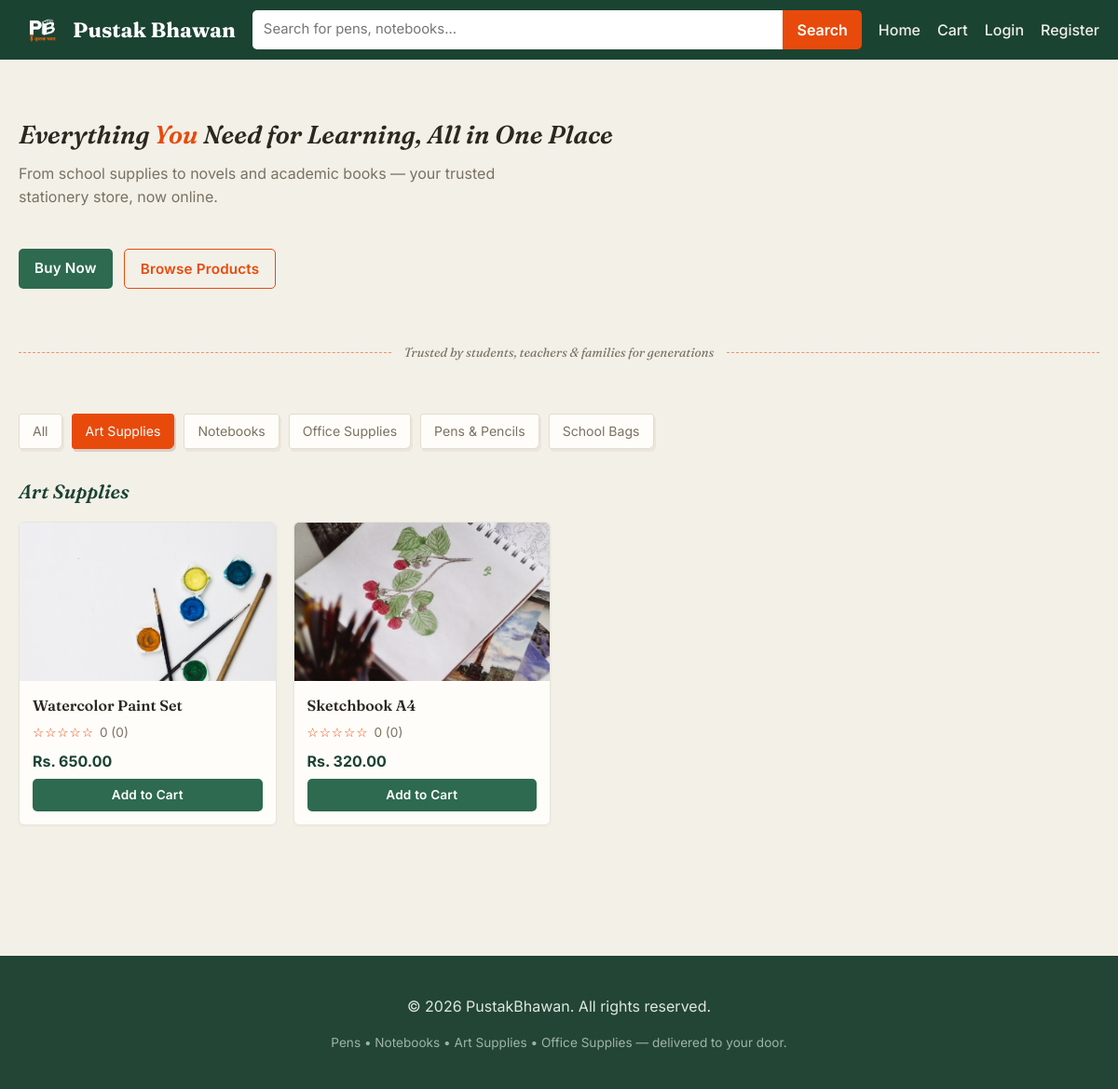
/index.php?category=3, run on the app's committed database.
### tables this page shows
CREATE TABLE categories (
    id INT AUTO_INCREMENT PRIMARY KEY,
    name VARCHAR(100) NOT NULL
);

CREATE TABLE products (
    id INT AUTO_INCREMENT PRIMARY KEY,
    category_id INT,
    name VARCHAR(150) NOT NULL,
    description TEXT,
    price DECIMAL(10,2) NOT NULL,
    stock INT DEFAULT 0,
    image VARCHAR(255) DEFAULT 'no-image.png',
    created_at TIMESTAMP DEFAULT CURRENT_TIMESTAMP,
    FOREIGN KEY (category_id) REFERENCES categories(id) ON DELETE SET NULL
);

### index.php (the view, shortened to what this page needs)
<?php
require 'config.php';
require 'functions.php';
$search     = trim($_GET['q'] ?? '');
$categoryId = isset($_GET['category']) ? (int)$_GET['category'] : 0;
$categories = $conn->query("SELECT * FROM categories ORDER BY name")->fetch_all(MYSQLI_ASSOC);
$sql = "SELECT p.*, COALESCE(AVG(r.rating),0) AS avg_rating, COUNT(r.id) AS review_count
        FROM products p
        LEFT JOIN reviews r ON r.product_id = p.id
        WHERE 1=1 ";
$types = '';
$params = [];
if ($categoryId > 0) {
    $sql .= " AND p.category_id = ? ";
    $types .= 'i';
    $params[] = $categoryId;
}
$sql .= " GROUP BY p.id ORDER BY p.created_at DESC";
$stmt = $conn->prepare($sql);
if ($types !== '') $stmt->bind_param($types, ...$params);
$stmt->execute();
$products = $stmt->get_result()->fetch_all(MYSQLI_ASSOC);
require 'includes/header.php';
?>
<section class="hero">
  <br>
  <h1>Everything <span class="highlight">You</span> Need for Learning, All in One Place</h1>
  <p>From school supplies to novels and academic books — your trusted stationery store, now online.</p><br>
  <div class="hero-actions">
    <a href="index.php" class="btn btn-primary">Buy Now</a>
    <a href="#all-products" class="btn btn-outline">Browse Products</a>
  </div>
</section>
<p class="divider-caption">Trusted by students, teachers &amp; families for generations</p><br>
<section class="category-bar">
  <a href="index.php" class="chip <?= $categoryId === 0 ? 'active' : '' ?>">All</a>
  <?php foreach ($categories as $cat): ?>
    <a href="index.php?category=<?= $cat['id'] ?>" class="chip <?= $categoryId === (int)$cat['id'] ? 'active' : '' ?>">
      <?= h($cat['name']) ?>
    </a>
  <?php endforeach; ?>
</section>
<section class="product-section" id="all-products">
  <h2>
    <?php if ($search !== ''): ?>
      Search results for "<?= h($search) ?>"
    <?php elseif ($categoryId > 0): ?>
      <?= h($categories[array_search($categoryId, array_column($categories, 'id'))]['name'] ?? 'Products') ?>
    <?php else: ?>
      All Products
    <?php endif; ?>
  </h2>
  <?php if (empty($products)): ?>
    <p class="empty-msg">No products found.</p>
  <?php else: ?>
    <div class="product-grid">
      <?php foreach ($products as $p): ?>
        <?php include 'includes/product_card.php'; ?>
      <?php endforeach; ?>
    </div>
  <?php endif; ?>
</section>
<?php require 'includes/footer.php'; ?>

### includes/product_card.php (shortened to what this page needs)
<?php
$rating = round((float)($p['avg_rating'] ?? 0), 1);
$count  = (int)($p['review_count'] ?? 0);
?>
<div class="product-card">
  <a href="product.php?id=<?= $p['id'] ?>" class="product-img-link">
    <img src="uploads/<?= h($p['image']) ?>" alt="<?= h($p['name']) ?>"
         onerror="this.src='https://via.placeholder.com/300x220?text=PustakBhawan'">
  </a>
  <div class="product-info">
    <a href="product.php?id=<?= $p['id'] ?>" class="product-name"><?= h($p['name']) ?></a>
    <div class="product-rating">
      <?= renderStars($rating) ?>
      <span class="rating-text"><?= $rating ?> (<?= $count ?>)</span>
    </div>
    <div class="product-price"><?= money($p['price']) ?></div>
    <form method="post" action="add_to_cart.php">
      <button type="submit" class="btn btn-small" <?= $p['stock'] <= 0 ? 'disabled' : '' ?>>
        <?= $p['stock'] <= 0 ? 'Out of stock' : 'Add to Cart' ?>
      </button>
    </form>
  </div>
</div>

### css/style.css (style rules this page uses)
:root { --primary: #2d6a4f; --primary-dark: #1b4332; --accent: #e84a0c; --accent-light: #d47a5f; --ink: #7c4a2d; --bg: #f3f0e8; --card-bg: #fffdf9; --text: #2a281f; --muted: #7a7261; --border: #e2ddcd; --danger: #c0392b; --success: #2d6a4f; --radius: 8px; }
* { box-sizing: border-box; }
body { margin: 0; font-family: 'Inter', 'Segoe UI', Roboto, Helvetica, Arial, sans-serif; background: var(--bg); color: var(--text); line-height: 1.55; }
a { color: inherit; text-decoration: none; }
img { max-width: 100%; display: block; }
.hero h1, h2, .logo, .auth-box h1, .product-detail-info h1 { font-family: 'Fraunces', Georgia, serif; }
.hero { background: transparent; color: var(--text); padding: 10px 0 28px; margin-bottom: 4px; }
.hero h1 { margin: 0 0 12px; font-size: 1.7rem; font-weight: 600; font-style: italic; line-height: 1.3; color: var(--text); }
.hero h1 .highlight { color: var(--accent); }
.hero p { margin: 0; color: var(--muted); max-width: 520px; font-family: 'Inter', sans-serif; }
.hero-actions { display: flex; gap: 12px; margin-top: 18px; flex-wrap: wrap; }
.divider-caption { display: flex; align-items: center; gap: 14px; margin: 30px 0; color: var(--muted); font-style: italic; font-size: 0.85rem; font-family: 'Fraunces', Georgia, serif; }
.divider-caption::before, .divider-caption::after { content: ""; flex: 1; border-top: 1.5px dashed var(--accent); opacity: 0.55; }
.category-bar { display: flex; gap: 10px; flex-wrap: wrap; margin-bottom: 30px; }
.chip { padding: 7px 14px; border-radius: 3px 3px 6px 3px; background: var(--card-bg); border: 1px solid var(--border); box-shadow: 2px 3px 0 rgba(122,59,46,0.06); font-size: 0.88rem; color: var(--muted); transition: transform 0.12s, box-shadow 0.12s; }
.chip.active { background: var(--accent); color: #fff; border-color: var(--accent); box-shadow: 2px 3px 0 rgba(122,59,46,0.18); }
.product-section { margin-bottom: 40px; }
.product-section h2 { font-size: 1.3rem; margin-bottom: 16px; color: var(--primary-dark); font-style: italic; font-weight: 600; }
.product-grid { display: grid; grid-template-columns: repeat(auto-fill, minmax(220px, 1fr)); gap: 18px; }
.product-card { background: var(--card-bg); border: 1px solid #e8e5dc; border-radius: 6px; overflow: hidden; display: flex; flex-direction: column; transition: box-shadow 0.15s, transform 0.15s; }
.product-img-link img { width: 100%; height: 170px; object-fit: cover; background: #f1efe8; }
.product-info { padding: 14px; display: flex; flex-direction: column; gap: 6px; }
.product-name { font-weight: 600; font-size: 1rem; font-family: 'Fraunces', serif; }
.product-rating { display: flex; align-items: center; gap: 6px; font-size: 0.85rem; color: var(--muted); }
.product-price { font-weight: 700; color: var(--primary-dark); margin-top: 2px; }
.btn { display: inline-block; padding: 9px 17px; border-radius: 5px; border: none; cursor: pointer; font-weight: 600; font-size: 0.95rem; text-align: center; letter-spacing: 0.2px; }
.btn-primary { background: var(--primary); color: #fff; }
.btn-outline { background: transparent; color: var(--accent); border: 1.5px solid var(--accent); }
.btn-small { padding: 7px 14px; font-size: 0.85rem; width: 100%; background: var(--primary); color: #fff; }
button, input, textarea { font: inherit; }
.btn-primary, .btn-small { box-shadow: none; }
.product-card, .auth-box, .product-detail, .review-form-box, .cart-item, .cart-summary, .checkout-box, .result-box, .order-card { box-shadow: 0 1px 3px rgba(38, 48, 42, 0.04); }

### data on the page
categories: name "Art Supplies"
categories: name "Notebooks"
categories: name "Office Supplies"
categories: name "Pens & Pencils"
categories: name "School Bags"
products: image (picture), name "Watercolor Paint Set", rating "☆☆☆☆☆", rating "0", count "0", price "Rs. 650.00", stock "Add to Cart"
products: image (picture), name "Sketchbook A4", rating "☆☆☆☆☆", rating "0", count "0", price "Rs. 320.00", stock "Add to Cart"
